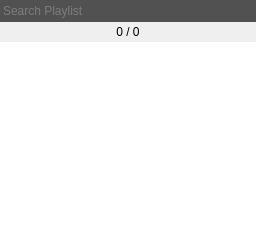
       <widget class="QWidget" name="tab_3">
        <attribute name="title">
         <string>PLAYLIST</string>
        </attribute>
        <layout class="QVBoxLayout" name="verticalLayout_5">
         <property name="spacing">
          <number>0</number>
         </property>
         <property name="leftMargin">
          <number>0</number>
         </property>
         <property name="topMargin">
          <number>0</number>
         </property>
         <property name="rightMargin">
          <number>0</number>
         </property>
         <property name="bottomMargin">
          <number>0</number>
         </property>
         <item>
          <widget class="QLineEdit" name="searchBox">
           <property name="mouseTracking">
            <bool>false</bool>
           </property>
           <property name="focusPolicy">
            <enum>Qt::ClickFocus</enum>
           </property>
           <property name="styleSheet">
            <string notr="true">background-color: #515151;
color: #A5A5A5;
border: none;
padding: 3px 1px;</string>
           </property>
           <property name="placeholderText">
            <string>Search Playlist</string>
           </property>
           <property name="clearButtonEnabled">
            <bool>true</bool>
           </property>
          </widget>
         </item>
         <item>
          <widget class="QWidget" name="playlistControlLayout" native="true">
           <layout class="QHBoxLayout" name="horizontalLayout_8">
            <property name="spacing">
             <number>2</number>
            </property>
            <property name="leftMargin">
             <number>0</number>
            </property>
            <property name="topMargin">
             <number>0</number>
            </property>
            <property name="rightMargin">
             <number>0</number>
            </property>
            <property name="bottomMargin">
             <number>0</number>
            </property>
            <item>
             <widget class="QPushButton" name="currentFileButton">
              <property name="cursor">
               <cursorShape>PointingHandCursor</cursorShape>
              </property>
              <property name="focusPolicy">
               <enum>Qt::NoFocus</enum>
              </property>
              <property name="toolTip">
               <string>Select the Current File</string>
              </property>
              <property name="styleSheet">
               <string notr="true">QPushButton {
	padding: 2px;
	margin: 1px;
}
QPushButton:flat {
    border: none; /* no border for a flat push button */
}
QPushButton:flat:pressed {
	background: #515151;
	border-radius: 2px;
}</string>
              </property>
              <property name="icon">
               <iconset resource="../rsclist.qrc">
                <normaloff>:/img/select_current.svg</normaloff>:/img/select_current.svg</iconset>
              </property>
              <property name="iconSize">
               <size>
                <width>12</width>
                <height>12</height>
               </size>
              </property>
              <property name="flat">
               <bool>true</bool>
              </property>
             </widget>
            </item>
            <item>
             <spacer name="horizontalSpacer_18">
              <property name="orientation">
               <enum>Qt::Horizontal</enum>
              </property>
              <property name="sizeHint" stdset="0">
               <size>
                <width>40</width>
                <height>20</height>
               </size>
              </property>
             </spacer>
            </item>
            <item>
             <widget class="CustomLabel" name="indexLabel">
              <property name="cursor">
               <cursorShape>PointingHandCursor</cursorShape>
              </property>
              <property name="toolTip">
               <string>Click to play a specific file by index</string>
              </property>
              <property name="text">
               <string>0 / 0</string>
              </property>
              <property name="alignment">
               <set>Qt::AlignCenter</set>
              </property>
              <property name="margin">
               <number>4</number>
              </property>
             </widget>
            </item>
            <item>
             <spacer name="horizontalSpacer_19">
              <property name="orientation">
               <enum>Qt::Horizontal</enum>
              </property>
              <property name="sizeHint" stdset="0">
               <size>
                <width>40</width>
                <height>20</height>
               </size>
              </property>
             </spacer>
            </item>
            <item>
             <widget class="QPushButton" name="refreshButton">
              <property name="cursor">
               <cursorShape>PointingHandCursor</cursorShape>
              </property>
              <property name="focusPolicy">
               <enum>Qt::NoFocus</enum>
              </property>
              <property name="toolTip">
               <string>Refresh Playlist</string>
              </property>
              <property name="styleSheet">
               <string notr="true">QPushButton {
	padding: 2px;
	margin: 1px;
}
QPushButton:flat {
    border: none; /* no border for a flat push button */
}
QPushButton:flat:pressed {
	background: #515151;
	border-radius: 2px;
}</string>
              </property>
              <property name="icon">
               <iconset resource="../rsclist.qrc">
                <normaloff>:/img/refresh_view.svg</normaloff>:/img/refresh_view.svg</iconset>
              </property>
              <property name="iconSize">
               <size>
                <width>12</width>
                <height>12</height>
               </size>
              </property>
              <property name="flat">
               <bool>true</bool>
              </property>
             </widget>
            </item>
           </layout>
          </widget>
         </item>
         <item>
          <widget class="PlaylistWidget" name="playlistWidget">
           <property name="focusPolicy">
            <enum>Qt::ClickFocus</enum>
           </property>
           <property name="contextMenuPolicy">
            <enum>Qt::DefaultContextMenu</enum>
           </property>
           <property name="frameShape">
            <enum>QFrame::NoFrame</enum>
           </property>
           <property name="dragDropMode">
            <enum>QAbstractItemView::InternalMove</enum>
           </property>
          </widget>
         </item>
        </layout>
       </widget>
